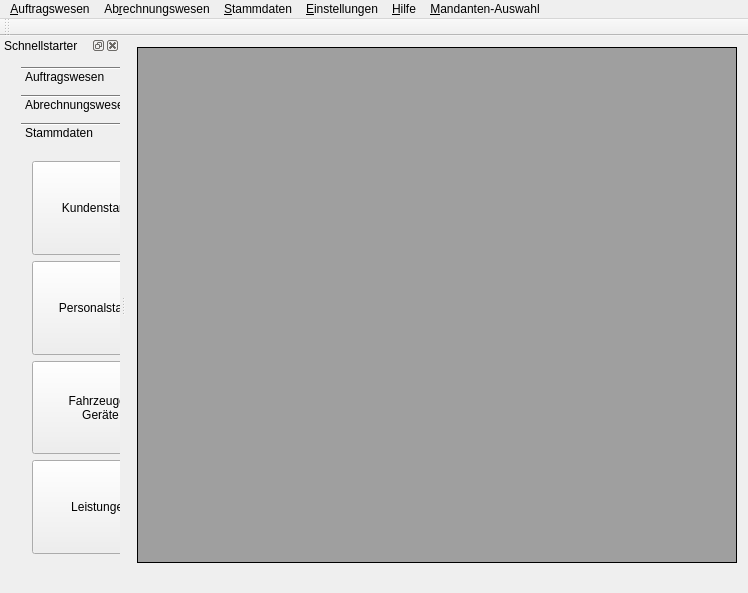
<?xml version="1.0" encoding="UTF-8"?>
<ui version="4.0">
 <author>Joerg Pauly</author>
 <class>MainWindow</class>
 <widget class="QMainWindow" name="MainWindow">
  <property name="geometry">
   <rect>
    <x>0</x>
    <y>0</y>
    <width>748</width>
    <height>593</height>
   </rect>
  </property>
  <property name="sizePolicy">
   <sizepolicy hsizetype="Maximum" vsizetype="Maximum">
    <horstretch>0</horstretch>
    <verstretch>0</verstretch>
   </sizepolicy>
  </property>
  <property name="windowTitle">
   <string>MEGAMover</string>
  </property>
  <property name="windowIcon">
   <iconset>
    <normaloff>MM.png</normaloff>MM.png</iconset>
  </property>
  <property name="whatsThis">
   <string>&lt;html&gt;&lt;head/&gt;&lt;body&gt;&lt;p&gt;Haupt-Rahmen&lt;/p&gt;&lt;/body&gt;&lt;/html&gt;</string>
  </property>
  <property name="iconSize">
   <size>
    <width>64</width>
    <height>64</height>
   </size>
  </property>
  <property name="toolButtonStyle">
   <enum>Qt::ToolButtonTextUnderIcon</enum>
  </property>
  <property name="tabShape">
   <enum>QTabWidget::Triangular</enum>
  </property>
  <property name="unifiedTitleAndToolBarOnMac">
   <bool>false</bool>
  </property>
  <widget class="QWidget" name="centralWidget">
   <layout class="QHBoxLayout" name="horizontalLayout_2">
    <item>
     <widget class="QMdiArea" name="mdiArea">
      <property name="whatsThis">
       <string>In diesem Bereich werden Unter-Fenster angezeigt.</string>
      </property>
      <property name="frameShape">
       <enum>QFrame::Box</enum>
      </property>
      <property name="verticalScrollBarPolicy">
       <enum>Qt::ScrollBarAsNeeded</enum>
      </property>
      <property name="horizontalScrollBarPolicy">
       <enum>Qt::ScrollBarAsNeeded</enum>
      </property>
      <property name="viewMode">
       <enum>QMdiArea::TabbedView</enum>
      </property>
      <property name="tabsClosable">
       <bool>true</bool>
      </property>
      <property name="tabsMovable">
       <bool>true</bool>
      </property>
      <property name="tabShape">
       <enum>QTabWidget::Triangular</enum>
      </property>
     </widget>
    </item>
   </layout>
  </widget>
  <widget class="QMenuBar" name="menuBar">
   <property name="geometry">
    <rect>
     <x>0</x>
     <y>0</y>
     <width>748</width>
     <height>19</height>
    </rect>
   </property>
   <widget class="QMenu" name="menu_Auftragsdaten">
    <property name="title">
     <string>&amp;Auftragswesen</string>
    </property>
    <widget class="QMenu" name="menu_Listen">
     <property name="title">
      <string>&amp;Listen</string>
     </property>
     <addaction name="actionAuftr_ge_nach_Auswahl"/>
     <addaction name="action_Wochen_bersicht"/>
    </widget>
    <addaction name="actionNeu_Be_arbeiten"/>
    <addaction name="action_Suchen"/>
    <addaction name="action_Terminplanung"/>
    <addaction name="menu_Listen"/>
    <addaction name="separator"/>
    <addaction name="actionProgramm_schli_e_en"/>
   </widget>
   <widget class="QMenu" name="menuAb_rechnungsdaten">
    <property name="title">
     <string>Ab&amp;rechnungswesen</string>
    </property>
    <widget class="QMenu" name="menu_Offene_Posten">
     <property name="title">
      <string>&amp;Offene Posten</string>
     </property>
     <addaction name="action_Zahlungseingang"/>
     <addaction name="action_Mahnwesen"/>
    </widget>
    <addaction name="actionLeistungsnachweise_buchen"/>
    <addaction name="actionAb_rechnung_erstellen_bearbeiten"/>
    <addaction name="menu_Offene_Posten"/>
   </widget>
   <widget class="QMenu" name="menu_Stammdaten">
    <property name="title">
     <string>&amp;Stammdaten</string>
    </property>
    <addaction name="action_Kunden"/>
    <addaction name="action_Personal"/>
    <addaction name="action_Fahrzeuge_Ger_te"/>
    <addaction name="action_Leistungen"/>
    <addaction name="action_Material_Konten"/>
    <addaction name="separator"/>
    <addaction name="action_Termin_Arten"/>
    <addaction name="action_Adress_Arten"/>
    <addaction name="action_Steuers_tze"/>
    <addaction name="action_Zentrale_Adressen_Verwaltung"/>
    <addaction name="separator"/>
    <addaction name="actionMan_danten"/>
   </widget>
   <widget class="QMenu" name="menu_Einstellungen">
    <property name="title">
     <string>&amp;Einstellungen</string>
    </property>
    <addaction name="action_Datenbank"/>
    <addaction name="actionDru_cker"/>
    <addaction name="actionDruck_Formulare"/>
   </widget>
   <widget class="QMenu" name="menu_Hilfe">
    <property name="title">
     <string>&amp;Hilfe</string>
    </property>
    <addaction name="actionHilfe"/>
    <addaction name="action_ber"/>
    <addaction name="separator"/>
    <addaction name="action_ber_Qt"/>
   </widget>
   <widget class="QMenu" name="menu_Mandanten_Auswahl">
    <property name="sizePolicy">
     <sizepolicy hsizetype="Preferred" vsizetype="Preferred">
      <horstretch>0</horstretch>
      <verstretch>0</verstretch>
     </sizepolicy>
    </property>
    <property name="font">
     <font>
      <weight>50</weight>
      <bold>false</bold>
     </font>
    </property>
    <property name="layoutDirection">
     <enum>Qt::LeftToRight</enum>
    </property>
    <property name="tearOffEnabled">
     <bool>false</bool>
    </property>
    <property name="title">
     <string>&amp;Mandanten-Auswahl</string>
    </property>
    <property name="separatorsCollapsible">
     <bool>false</bool>
    </property>
    <addaction name="action_aus_w_hlen"/>
   </widget>
   <addaction name="menu_Auftragsdaten"/>
   <addaction name="menuAb_rechnungsdaten"/>
   <addaction name="menu_Stammdaten"/>
   <addaction name="menu_Einstellungen"/>
   <addaction name="menu_Hilfe"/>
   <addaction name="menu_Mandanten_Auswahl"/>
  </widget>
  <widget class="QToolBar" name="mainToolBar">
   <attribute name="toolBarArea">
    <enum>TopToolBarArea</enum>
   </attribute>
   <attribute name="toolBarBreak">
    <bool>false</bool>
   </attribute>
  </widget>
  <widget class="QStatusBar" name="status">
   <property name="sizeGripEnabled">
    <bool>false</bool>
   </property>
  </widget>
  <widget class="QDockWidget" name="dockWidget">
   <property name="sizePolicy">
    <sizepolicy hsizetype="MinimumExpanding" vsizetype="Maximum">
     <horstretch>0</horstretch>
     <verstretch>0</verstretch>
    </sizepolicy>
   </property>
   <property name="minimumSize">
    <size>
     <width>120</width>
     <height>38</height>
    </size>
   </property>
   <property name="allowedAreas">
    <set>Qt::LeftDockWidgetArea|Qt::RightDockWidgetArea</set>
   </property>
   <property name="windowTitle">
    <string>Schnellstarter</string>
   </property>
   <attribute name="dockWidgetArea">
    <number>1</number>
   </attribute>
   <widget class="QWidget" name="dockWidgetContents">
    <widget class="QWidget" name="horizontalLayoutWidget">
     <property name="geometry">
      <rect>
       <x>10</x>
       <y>0</y>
       <width>181</width>
       <height>521</height>
      </rect>
     </property>
     <layout class="QHBoxLayout" name="horizontalLayout">
      <item>
       <widget class="QToolBox" name="toolBox">
        <property name="sizePolicy">
         <sizepolicy hsizetype="Expanding" vsizetype="Expanding">
          <horstretch>0</horstretch>
          <verstretch>0</verstretch>
         </sizepolicy>
        </property>
        <property name="currentIndex">
         <number>2</number>
        </property>
        <widget class="QWidget" name="page">
         <property name="geometry">
          <rect>
           <x>0</x>
           <y>0</y>
           <width>152</width>
           <height>414</height>
          </rect>
         </property>
         <property name="maximumSize">
          <size>
           <width>152</width>
           <height>414</height>
          </size>
         </property>
         <attribute name="label">
          <string>Auftragswesen</string>
         </attribute>
         <layout class="QVBoxLayout" name="verticalLayout_3">
          <item>
           <widget class="QPushButton" name="cmdAuftrag">
            <property name="sizePolicy">
             <sizepolicy hsizetype="Expanding" vsizetype="Expanding">
              <horstretch>0</horstretch>
              <verstretch>0</verstretch>
             </sizepolicy>
            </property>
            <property name="maximumSize">
             <size>
              <width>144</width>
              <height>16777215</height>
             </size>
            </property>
            <property name="text">
             <string>Aufträge
bearbeiten</string>
            </property>
            <property name="icon">
             <iconset>
              <normaloff>:/icons/applications-office.png</normaloff>:/icons/applications-office.png</iconset>
            </property>
            <property name="iconSize">
             <size>
              <width>32</width>
              <height>32</height>
             </size>
            </property>
           </widget>
          </item>
          <item>
           <widget class="QPushButton" name="cmdSearch">
            <property name="sizePolicy">
             <sizepolicy hsizetype="Expanding" vsizetype="Expanding">
              <horstretch>0</horstretch>
              <verstretch>0</verstretch>
             </sizepolicy>
            </property>
            <property name="maximumSize">
             <size>
              <width>170</width>
              <height>16777215</height>
             </size>
            </property>
            <property name="text">
             <string>Suchen</string>
            </property>
            <property name="icon">
             <iconset>
              <normaloff>:/icons/edit-find.png</normaloff>:/icons/edit-find.png</iconset>
            </property>
            <property name="iconSize">
             <size>
              <width>32</width>
              <height>32</height>
             </size>
            </property>
           </widget>
          </item>
          <item>
           <widget class="QPushButton" name="cmdTermin">
            <property name="sizePolicy">
             <sizepolicy hsizetype="Expanding" vsizetype="Expanding">
              <horstretch>0</horstretch>
              <verstretch>0</verstretch>
             </sizepolicy>
            </property>
            <property name="maximumSize">
             <size>
              <width>170</width>
              <height>16777215</height>
             </size>
            </property>
            <property name="text">
             <string>Terminwesen</string>
            </property>
            <property name="icon">
             <iconset>
              <normaloff>:/icons/planner.png</normaloff>:/icons/planner.png</iconset>
            </property>
            <property name="iconSize">
             <size>
              <width>32</width>
              <height>32</height>
             </size>
            </property>
           </widget>
          </item>
          <item>
           <spacer name="verticalSpacer">
            <property name="orientation">
             <enum>Qt::Vertical</enum>
            </property>
            <property name="sizeHint" stdset="0">
             <size>
              <width>20</width>
              <height>40</height>
             </size>
            </property>
           </spacer>
          </item>
          <item>
           <widget class="QPushButton" name="cmdClose">
            <property name="sizePolicy">
             <sizepolicy hsizetype="Expanding" vsizetype="Expanding">
              <horstretch>0</horstretch>
              <verstretch>0</verstretch>
             </sizepolicy>
            </property>
            <property name="maximumSize">
             <size>
              <width>170</width>
              <height>16777215</height>
             </size>
            </property>
            <property name="text">
             <string>Programm
beenden</string>
            </property>
            <property name="icon">
             <iconset>
              <normaloff>:/icons/exit.png</normaloff>:/icons/exit.png</iconset>
            </property>
            <property name="iconSize">
             <size>
              <width>32</width>
              <height>32</height>
             </size>
            </property>
           </widget>
          </item>
         </layout>
        </widget>
        <widget class="QWidget" name="page_2">
         <property name="geometry">
          <rect>
           <x>0</x>
           <y>0</y>
           <width>179</width>
           <height>435</height>
          </rect>
         </property>
         <attribute name="label">
          <string>Abrechnungswesen</string>
         </attribute>
         <layout class="QVBoxLayout" name="verticalLayout">
          <item>
           <widget class="QPushButton" name="pushButton_2">
            <property name="sizePolicy">
             <sizepolicy hsizetype="Minimum" vsizetype="Minimum">
              <horstretch>0</horstretch>
              <verstretch>0</verstretch>
             </sizepolicy>
            </property>
            <property name="text">
             <string>PushButton</string>
            </property>
           </widget>
          </item>
          <item>
           <widget class="QPushButton" name="pushButton">
            <property name="sizePolicy">
             <sizepolicy hsizetype="Minimum" vsizetype="Minimum">
              <horstretch>0</horstretch>
              <verstretch>0</verstretch>
             </sizepolicy>
            </property>
            <property name="text">
             <string>PushButton</string>
            </property>
           </widget>
          </item>
          <item>
           <widget class="QPushButton" name="pushButton_3">
            <property name="sizePolicy">
             <sizepolicy hsizetype="Minimum" vsizetype="Minimum">
              <horstretch>0</horstretch>
              <verstretch>0</verstretch>
             </sizepolicy>
            </property>
            <property name="text">
             <string>PushButton</string>
            </property>
           </widget>
          </item>
         </layout>
        </widget>
        <widget class="QWidget" name="page_3">
         <property name="geometry">
          <rect>
           <x>0</x>
           <y>0</y>
           <width>179</width>
           <height>435</height>
          </rect>
         </property>
         <attribute name="label">
          <string>Stammdaten</string>
         </attribute>
         <layout class="QVBoxLayout" name="verticalLayout_2">
          <item>
           <widget class="QPushButton" name="cmdClients">
            <property name="sizePolicy">
             <sizepolicy hsizetype="Expanding" vsizetype="Expanding">
              <horstretch>0</horstretch>
              <verstretch>0</verstretch>
             </sizepolicy>
            </property>
            <property name="whatsThis">
             <string>Bearbeiten des Kunden-Stammes.</string>
            </property>
            <property name="text">
             <string>Kundenstamm</string>
            </property>
            <property name="icon">
             <iconset>
              <normaloff>:/icons/resource-group.png</normaloff>:/icons/resource-group.png</iconset>
            </property>
            <property name="iconSize">
             <size>
              <width>32</width>
              <height>32</height>
             </size>
            </property>
           </widget>
          </item>
          <item>
           <widget class="QPushButton" name="cmdPersonal">
            <property name="sizePolicy">
             <sizepolicy hsizetype="Expanding" vsizetype="Expanding">
              <horstretch>0</horstretch>
              <verstretch>0</verstretch>
             </sizepolicy>
            </property>
            <property name="text">
             <string>Personalstamm</string>
            </property>
            <property name="iconSize">
             <size>
              <width>16</width>
              <height>16</height>
             </size>
            </property>
           </widget>
          </item>
          <item>
           <widget class="QPushButton" name="cmdDevices">
            <property name="sizePolicy">
             <sizepolicy hsizetype="Expanding" vsizetype="Expanding">
              <horstretch>0</horstretch>
              <verstretch>0</verstretch>
             </sizepolicy>
            </property>
            <property name="text">
             <string>Fahrzeuge /
Geräte</string>
            </property>
           </widget>
          </item>
          <item>
           <widget class="QPushButton" name="cmdRows">
            <property name="sizePolicy">
             <sizepolicy hsizetype="Expanding" vsizetype="Expanding">
              <horstretch>0</horstretch>
              <verstretch>0</verstretch>
             </sizepolicy>
            </property>
            <property name="text">
             <string>Leistungen</string>
            </property>
           </widget>
          </item>
         </layout>
        </widget>
       </widget>
      </item>
     </layout>
    </widget>
   </widget>
  </widget>
  <action name="actionNeu_Be_arbeiten">
   <property name="icon">
    <iconset>
     <normaloff>:/icons/applications-office.png</normaloff>:/icons/applications-office.png</iconset>
   </property>
   <property name="text">
    <string>Neu / Be&amp;arbeiten</string>
   </property>
  </action>
  <action name="action_Suchen">
   <property name="icon">
    <iconset>
     <normaloff>:/icons/edit-find.png</normaloff>:/icons/edit-find.png</iconset>
   </property>
   <property name="text">
    <string>&amp;Suchen</string>
   </property>
  </action>
  <action name="action_Terminplanung">
   <property name="icon">
    <iconset>
     <normaloff>:/icons/planner.png</normaloff>:/icons/planner.png</iconset>
   </property>
   <property name="text">
    <string>&amp;Terminplanung</string>
   </property>
  </action>
  <action name="actionAuftr_ge_nach_Auswahl">
   <property name="text">
    <string>Aufträge nach &amp;Auswahl</string>
   </property>
  </action>
  <action name="action_Wochen_bersicht">
   <property name="text">
    <string>&amp;Wochen-Übersicht</string>
   </property>
  </action>
  <action name="actionProgramm_schli_e_en">
   <property name="icon">
    <iconset>
     <normaloff>:/icons/exit.png</normaloff>:/icons/exit.png</iconset>
   </property>
   <property name="text">
    <string>Programm schli&amp;eßen</string>
   </property>
  </action>
  <action name="actionLeistungsnachweise_buchen">
   <property name="text">
    <string>Leistungsnachweise &amp;buchen</string>
   </property>
  </action>
  <action name="actionAb_rechnung_erstellen_bearbeiten">
   <property name="text">
    <string>Ab&amp;rechnung erstellen / bearbeiten</string>
   </property>
  </action>
  <action name="action_Zahlungseingang">
   <property name="text">
    <string>&amp;Zahlungseingang</string>
   </property>
  </action>
  <action name="action_Mahnwesen">
   <property name="text">
    <string>&amp;Mahnwesen</string>
   </property>
  </action>
  <action name="action_Personal">
   <property name="text">
    <string>&amp;Personal</string>
   </property>
  </action>
  <action name="action_Fahrzeuge_Ger_te">
   <property name="text">
    <string>&amp;Fahrzeuge / Geräte</string>
   </property>
  </action>
  <action name="action_Kunden">
   <property name="text">
    <string>&amp;Kunden</string>
   </property>
  </action>
  <action name="action_Leistungen">
   <property name="text">
    <string>&amp;Leistungen</string>
   </property>
  </action>
  <action name="action_Termin_Arten">
   <property name="text">
    <string>&amp;Termin-Arten</string>
   </property>
  </action>
  <action name="action_Adress_Arten">
   <property name="text">
    <string>&amp;Adress-Arten</string>
   </property>
  </action>
  <action name="action_Material_Konten">
   <property name="text">
    <string>&amp;Material-Konten</string>
   </property>
  </action>
  <action name="action_Steuers_tze">
   <property name="text">
    <string>&amp;Steuersätze</string>
   </property>
  </action>
  <action name="action_Zentrale_Adressen_Verwaltung">
   <property name="text">
    <string>&amp;Zentrale Adressen-Verwaltung</string>
   </property>
  </action>
  <action name="action_Datenbank">
   <property name="icon">
    <iconset>
     <normaloff>:/icons/preferences-other.png</normaloff>:/icons/preferences-other.png</iconset>
   </property>
   <property name="text">
    <string>&amp;Datenbank</string>
   </property>
  </action>
  <action name="actionDru_cker">
   <property name="text">
    <string>Dru&amp;cker</string>
   </property>
  </action>
  <action name="actionDruck_Formulare">
   <property name="text">
    <string>Druck-&amp;Formulare</string>
   </property>
  </action>
  <action name="actionMan_danten">
   <property name="text">
    <string>Man&amp;danten</string>
   </property>
  </action>
  <action name="actionHilfe">
   <property name="text">
    <string>Hilfe...</string>
   </property>
   <property name="shortcut">
    <string>F1</string>
   </property>
  </action>
  <action name="action_ber">
   <property name="text">
    <string>Über...</string>
   </property>
  </action>
  <action name="action_ber_Qt">
   <property name="text">
    <string>Über Qt...</string>
   </property>
  </action>
  <action name="action_aus_w_hlen">
   <property name="text">
    <string>...aus&amp;wählen</string>
   </property>
  </action>
 </widget>
 <layoutdefault spacing="6" margin="11"/>
 <resources/>
 <connections/>
</ui>
